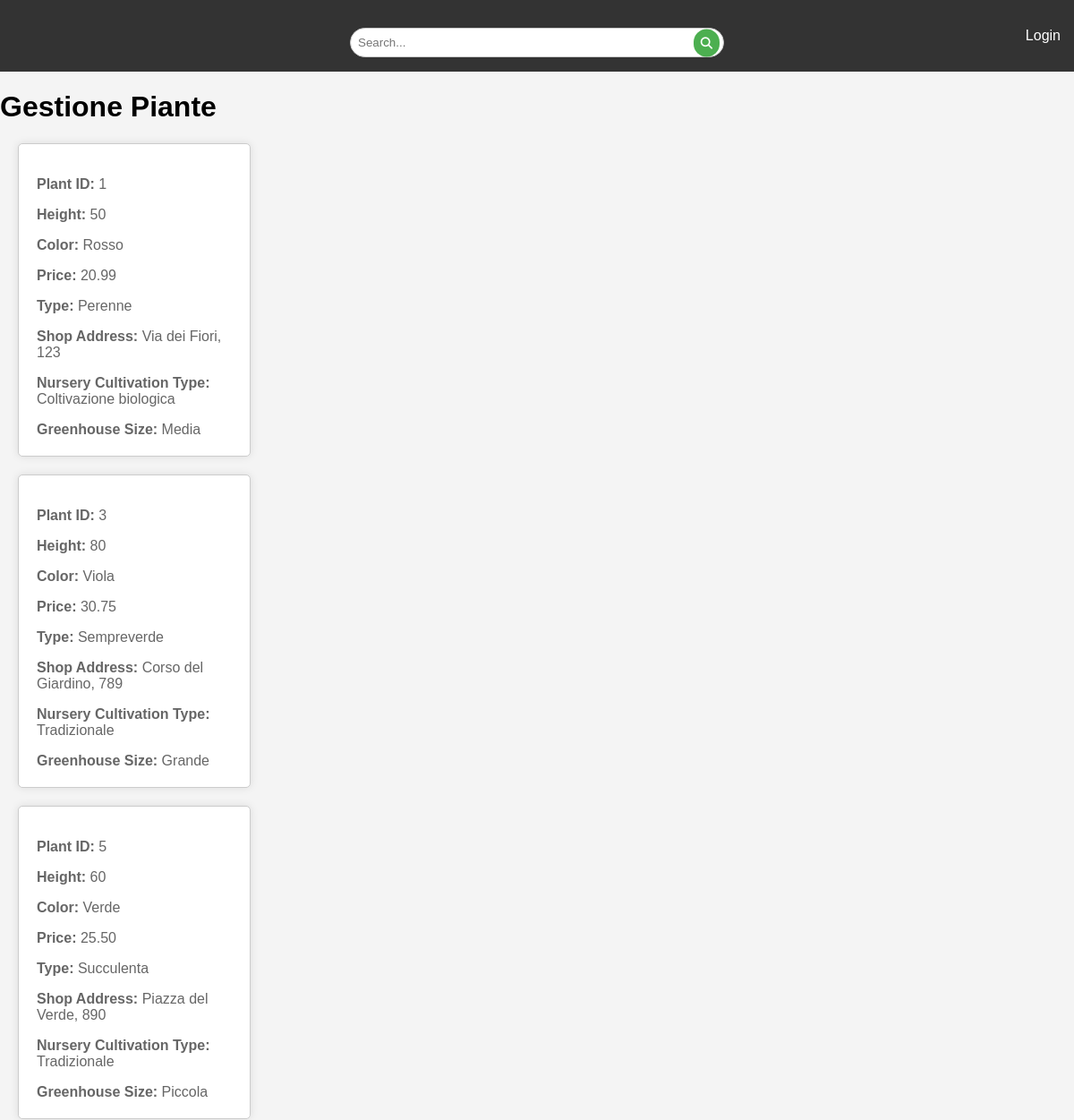
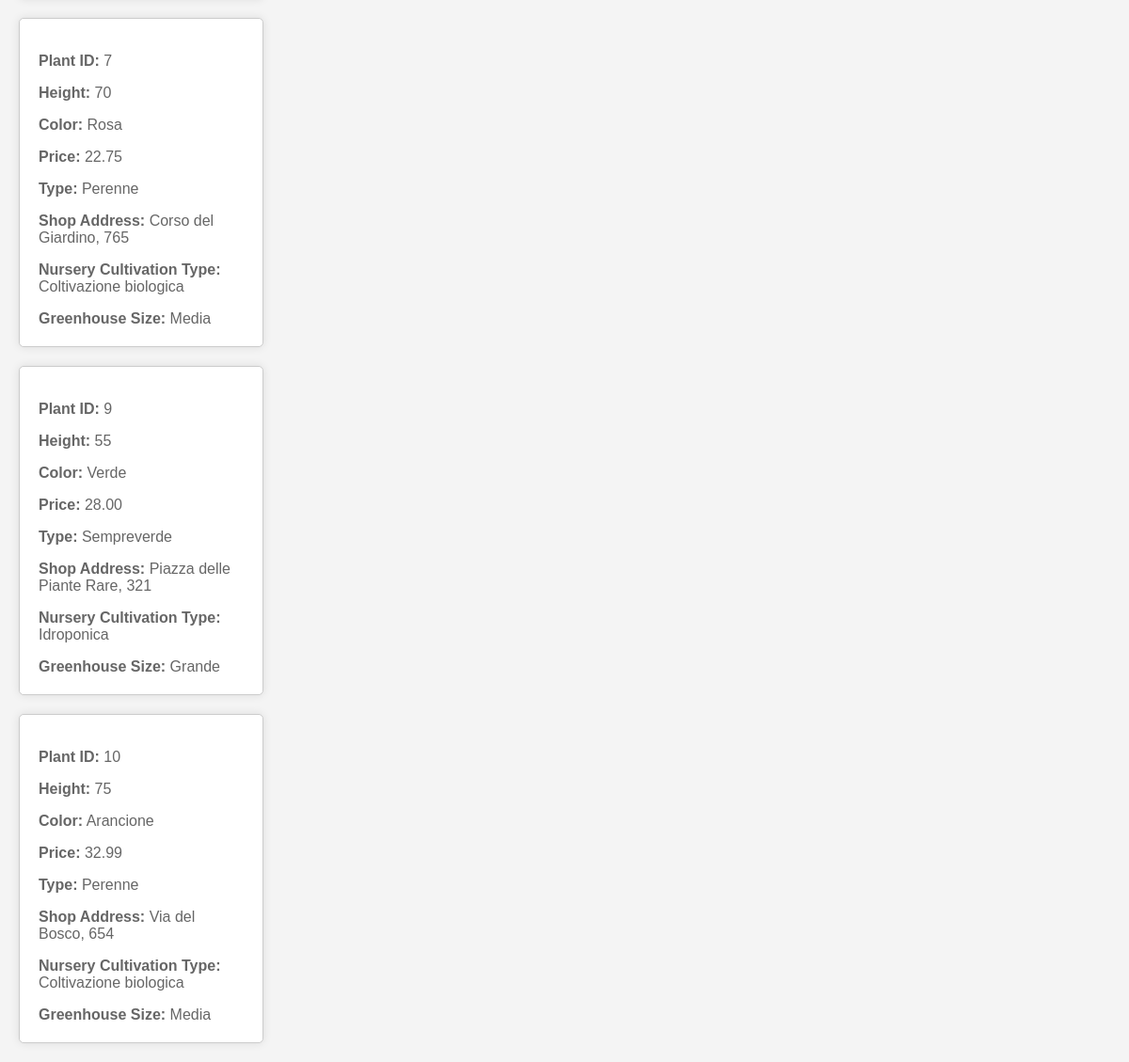
The app's page /frontend/shop/plant_management.php with its own data (2 pictures, top to bottom).
### tables this page shows
CREATE TABLE `plant` (
  `plant_id` int(11) NOT NULL,
  `height` int(11) DEFAULT NULL,
  `color` varchar(255) DEFAULT NULL,
  `price` decimal(10,2) DEFAULT NULL,
  `characteristic_id` int(11) DEFAULT NULL,
  `type_id` int(11) DEFAULT NULL
);

CREATE TABLE `characteristic` (
  `characteristic_id` int(11) NOT NULL,
  `fat` tinyint(1) DEFAULT NULL,
  `type` varchar(255) DEFAULT NULL,
  `watering` int(11) DEFAULT NULL,
  `fruit` tinyint(1) DEFAULT NULL,
  `disease_resistance` varchar(255) DEFAULT NULL,
  `seasonality` varchar(255) DEFAULT NULL,
  `sunlight_exposure` varchar(255) DEFAULT NULL,
  `fragrance` varchar(255) DEFAULT NULL
);

CREATE TABLE `shop` (
  `shop_id` int(11) NOT NULL,
  `address` varchar(255) DEFAULT NULL,
  `plant_count` int(11) DEFAULT NULL,
  `nursery` tinyint(1) DEFAULT NULL,
  `entrambi` tinyint(1) DEFAULT NULL
);

### frontend/shop/plant_management.php (the view, shortened to what this page needs)
<!DOCTYPE html>
<html lang="en">
<head>
        <link rel="stylesheet" href="../../frontend/assets/css/style.css">
        <link rel="stylesheet" href="../../frontend/assets/css/shop_style.css">
</head>
<body class="fadeIn">
    <nav class="navbar">
        <ul class="nav-list">
        <div class="search-container">
            <form method="GET" action="/frontend/search/search.php">
                    <label>
                            <input type="text" placeholder="Search..." name="query">
                    </label>
                    <button type="submit"><i class="fas fa-search"></i></button>
            </form>
        </div>
            <?php
                $loggedIn = isset($_SESSION['userId']);
                if ($loggedIn){
                    echo '<li><a href="../../frontend/dashboard/dashboard.php">DASHBOARD</a></li>';
                    echo '<li class="dropdown">';
                    echo '<div class="div-dropdown">';
                    echo '<select onchange="location = this.value;">' ;
                    echo '<option selected disabled>User</option>';
                    echo '<option value="../../frontend/dashboard/dashboard.php">Dashboard</option>';
                    echo '<option value="../../frontend/shop/plant_management.php">Gestione Piante</option>';
                    echo '<option value=".\login\logout.php">Logout</option>';
                    echo '</select>';
                    echo '</div>';
                    echo '</li>';
                } else {
                    echo '<div class="login-pre-login"';
                    echo '<li><a href="/frontend/login/login_form.php">Login</a></li>';
                    echo '</div>';
                }
            ?>
        </ul>
    </nav>
        <h1>Gestione Piante</h1>
<?php
include('../../backend/config/db.php');
$query = "
        SELECT DISTINCT
                p.plant_id,
                p.height,
                p.color,
                p.price,
                c.type,
                s.address AS shop_address,
                n.cultivation_type AS nursery_cultivation_type,
                g.greenhouse_size
        FROM plant p
        JOIN characteristic c ON p.characteristic_id = c.characteristic_id
        RIGHT JOIN shop s ON p.type_id = s.shop_id
        RIGHT JOIN nursery n ON p.type_id = n.shop_id
        RIGHT JOIN greenhouse g ON p.type_id = g.shop_id
        HAVING p.price > 20;
";
$result = $conn->query($query);
$plants = $result->fetchAll(PDO::FETCH_ASSOC);
foreach ($plants as $plant){
        echo '<div class="plant">';
        echo '<p><strong>Plant ID:</strong> ' . $plant['plant_id'] . '</p>';
        echo '<p><strong>Height:</strong> ' . $plant['height'] . '</p>';
        echo '<p><strong>Color:</strong> ' . $plant['color'] . '</p>';
        echo '<p><strong>Price:</strong> ' . $plant['price'] . '</p>';
        echo '<p><strong>Type:</strong> ' . $plant['type'] . '</p>';
        echo '<p><strong>Shop Address:</strong> ' . $plant['shop_address'] . '</p>';
        echo '<p><strong>Nursery Cultivation Type:</strong> ' . $plant['nursery_cultivation_type'] . '</p>';
        echo '<p><strong>Greenhouse Size:</strong> ' . $plant['greenhouse_size'] . '</p>';
        echo '</div>';
}
?>
</body>
</html>

### frontend/assets/css/style.css (style rules this page uses)
body { font-family: Arial, sans-serif; margin: 0; padding: 0; background-color: #f4f4f4; }
.navbar { background-color: #333; color: #fff; margin-top: auto; padding: 15px; }
.nav-list { list-style: none; display: flex; justify-content: space-between; }
.nav-list a { color: #fff; text-decoration: none; }
.dropdown, .div-dropdown, .login-pre-login { margin-left: auto; }
.login-pre-login a { color: #fff; text-decoration: none; }
.search-container { position: absolute; left: 50%; transform: translateX(-50%); text-align: center; }
.search-container form { display: flex; align-items: center; }
.search-container input { padding: 8px; width: 400px; border: 1px solid #ccc; border-radius: 20px; }
.search-container button { position: absolute; right: 5px; top: 50%; transform: translateY(-50%); padding: 8px; background-color: #4CAF50; color: white; border: none; cursor: pointer; border-radius: 20px; }
.plant { border: 1px solid #ccc; margin: 20px; padding: 20px; background-color: #fff; border-radius: 5px; box-shadow: 0 0 10px rgba(0, 0, 0, 0.1); width: calc(25% - 40px); box-sizing: border-box; }
.plant p { margin-bottom: 0; color: #666; }

### frontend/assets/css/shop_style.css (style rules this page uses)
body { font-family: Arial, sans-serif; margin: 0; padding: 0; background-color: #f4f4f4; }

### records on screen
plant: plant_id "1", height "50", color "Rosso", price "20.99", characteristic.type "Perenne", shop.address "Via dei Fiori, 123", nursery_cultivation_type "Coltivazione biologica", greenhouse_size "Media"
plant: plant_id "3", height "80", color "Viola", price "30.75", characteristic.type "Sempreverde", shop.address "Corso del Giardino, 789", nursery_cultivation_type "Tradizionale", greenhouse_size "Grande"
plant: plant_id "5", height "60", color "Verde", price "25.50", characteristic.type "Succulenta", shop.address "Piazza del Verde, 890", nursery_cultivation_type "Tradizionale", greenhouse_size "Piccola"
plant: plant_id "7", height "70", color "Rosa", price "22.75", characteristic.type "Perenne", shop.address "Corso del Giardino, 765", nursery_cultivation_type "Coltivazione biologica", greenhouse_size "Media"
plant: plant_id "9", height "55", color "Verde", price "28.00", characteristic.type "Sempreverde", shop.address "Piazza delle Piante Rare, 321", nursery_cultivation_type "Idroponica", greenhouse_size "Grande"
plant: plant_id "10", height "75", color "Arancione", price "32.99", characteristic.type "Perenne", shop.address "Via del Bosco, 654", nursery_cultivation_type "Coltivazione biologica", greenhouse_size "Media"
